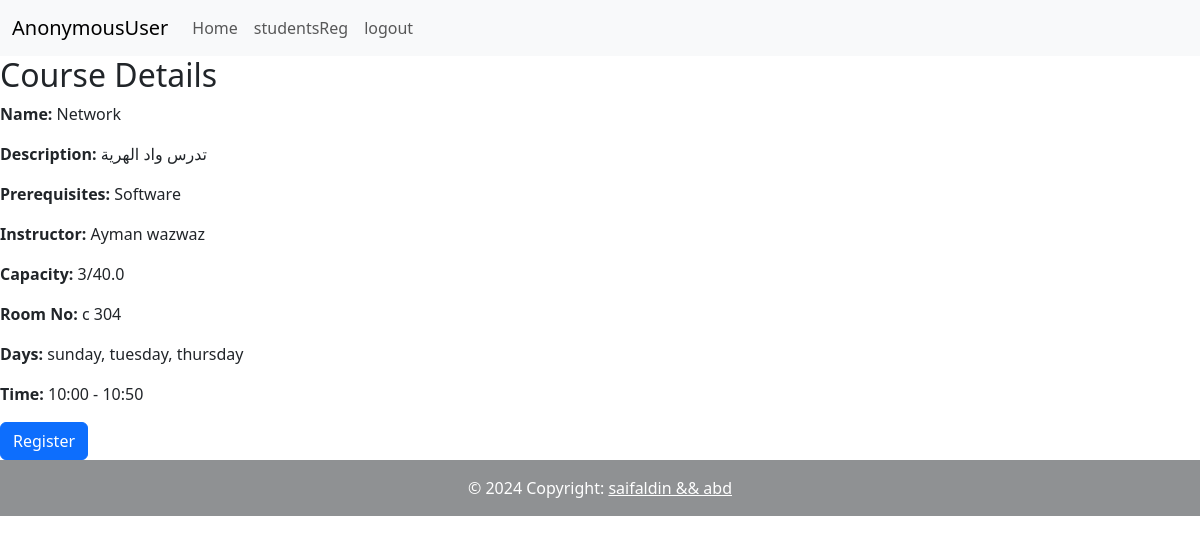
Page /view/2 on the committed database.
### register/models.py (models this page shows, shortened)
class Courses(models.Model):
    name=models.CharField( max_length=50,null=True)
    description=models.CharField( max_length=200,null=True)
    prerequisites=models.CharField( max_length=100,null=True)
    instructor=models.CharField( max_length=50,null=True)
    capacity=models.FloatField(null=True)
    scheduleId=models.ForeignKey(CourseSchedules, on_delete=models.SET_NULL,null=True)

class CourseSchedules(models.Model):
    days=models.ManyToManyField(Day)
    startTime=models.TimeField( auto_now_add=False,null=True)
    endTime=models.TimeField( auto_now_add=False,null=True)
    roomNo=models.CharField( max_length=50,null=True)

class Day(models.Model):
    name=models.CharField(max_length=90,null=True)

### register/views.py (the view)
# urls.py: path('view/<int:pk>',views.view,name='view'),
def view(request, pk):
    course = get_object_or_404(Courses, id=pk)
    studentReg = StudentsReg.objects.filter(courseId=course).count()
    context = {
        'course': course,
        'studentReg':studentReg
    }
    return render(request, 'register/view.html', context)

### register/templates/register/view.html (shortened to what this page needs)
{% extends 'register/main.html' %}
{% load static %}
    {% block content %}
      <div class="details">
        <h2>Course Details</h2>
        <p>
          <strong>Name:</strong> {{ course.name }}
        </p>
        <p>
          <strong>Description:</strong> {{ course.description }}
        </p>
        <p>
          <strong>Prerequisites:</strong> {{ course.prerequisites }}
        </p>
        <p>
          <strong>Instructor:</strong> {{ course.instructor }}
        </p>
        <p>
          <strong>Capacity:</strong> {{ studentReg }}/{{ course.capacity }}
        </p>
        {% if course.scheduleId %}
          <p>
            <strong>Room No:</strong> {{ course.scheduleId.roomNo }}
          </p>
          <p>
            <strong>Days:</strong> {% for day in course.scheduleId.days.all %}
              {{ day.name }}{% if not forloop.last %}, {% endif %}
            {% endfor %}
          </p>
          <p>
            <strong>Time:</strong> {{ course.scheduleId.startTime|date:'H:i' }} - {{ course.scheduleId.endTime|date:'H:i' }}
          </p>
        {% else %}
          <p>
            <strong>Schedule:</strong> No schedule available
          </p>
        {% endif %}
        <form action="{% url 'register_course' course.id  %}" method="post">
          <button type="submit" class="btn btn-primary">Register</button>
      </form>
      </div>
    {% endblock %}

### rows in the picture
Courses: name "Network", description "تدرس واد الهرية", prerequisites "Software", instructor "Ayman wazwaz", capacity "40.0", scheduleId.roomNo "c 304", scheduleId.startTime "10:00", scheduleId.endTime "10:50"
Day: name "sunday"
Day: name "tuesday"
Day: name "thursday"

### other values in the picture
{{ request.user }} "AnonymousUser"
{{ studentReg }} "3"
